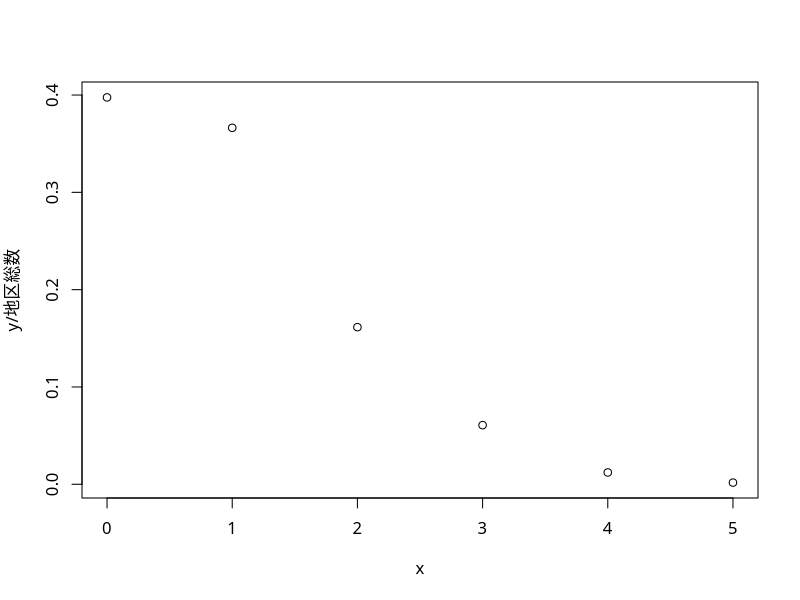
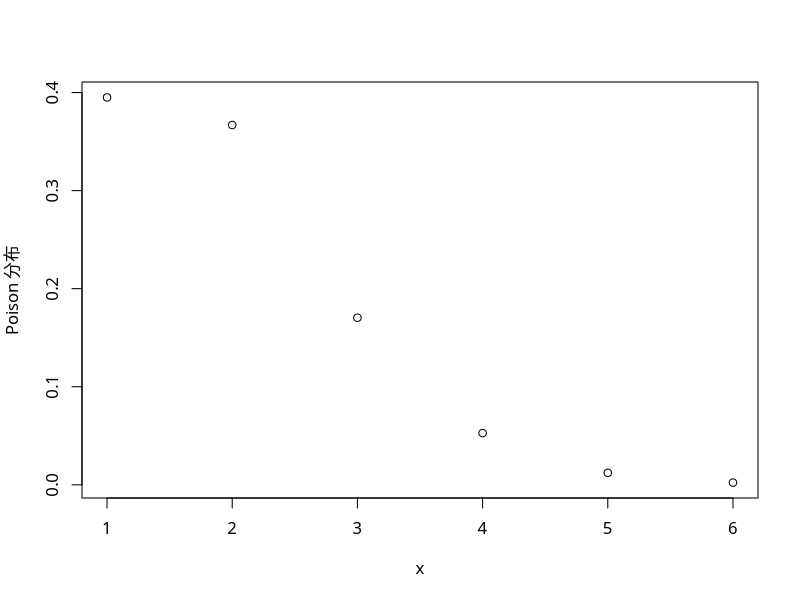

Here is the R script that generated these plots, in order:
x = c(0,1,2,3,4,5)
x
y = c(229,211,93,35,7,1)
y
地区総数 = sum(y)
地区総数
平均 = sum(x*y)/地区総数
平均
分散 = sum((x-平均)^2*y)/地区総数
分散
# データによる結果
par(family="HiraMaruProN-W4")                  
plot(y/地区総数~x)
# ポワソン分布
pd = dpois(x=0:5,lambda=平均)
par(family="HiraMaruProN-W4")                  
plot(pd,xlab='x',ylab='Poison 分布')

